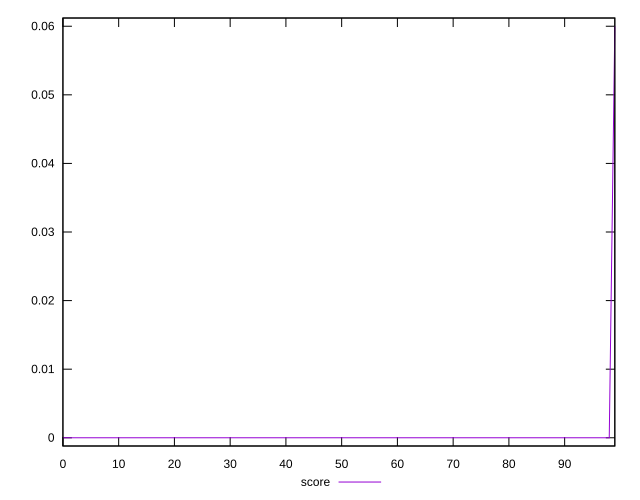

gnuplot code for this plot:
reset

$score <<EOF
0 0
1 0
2 0
3 0
4 0
5 0
6 0
7 0
8 0
9 0
10 0
11 0
12 0
13 0
14 0
15 0
16 0
17 0
18 0
19 0
20 0
21 0
22 0
23 0
24 0
25 0
26 0
27 0
28 0
29 0
30 0
31 0
32 0
33 0
34 0
35 0
36 0
37 0
38 0
39 0
40 0
41 0
42 0
43 0
44 0
45 0
46 0
47 0
48 0
49 0
50 0
51 0
52 0
53 0
54 0
55 0
56 0
57 0
58 0
59 0
60 0
61 0
62 0
63 0
64 0
65 0
66 0
67 0
68 0
69 0
70 0
71 0
72 0
73 0
74 0
75 0
76 0
77 0
78 0
79 0
80 0
81 0
82 0
83 0
84 0
85 0
86 0
87 0
88 0
89 0
90 0
91 0
92 0
93 0
94 0
95 0
96 0
97 0
98 0
99 0.06
EOF

set key outside below
set xrange [0:99]
set yrange [-0.0012:0.0612]
set trange [-0.0012:0.0612]
set terminal svg size 640, 500 enhanced background rgb 'white'
set output "reprap/uses-text-compression/samples/pages+cached+noexternal+nomedia+nocss+nojs/score/sorted.svg"

plot $score title "score" with line

reset
